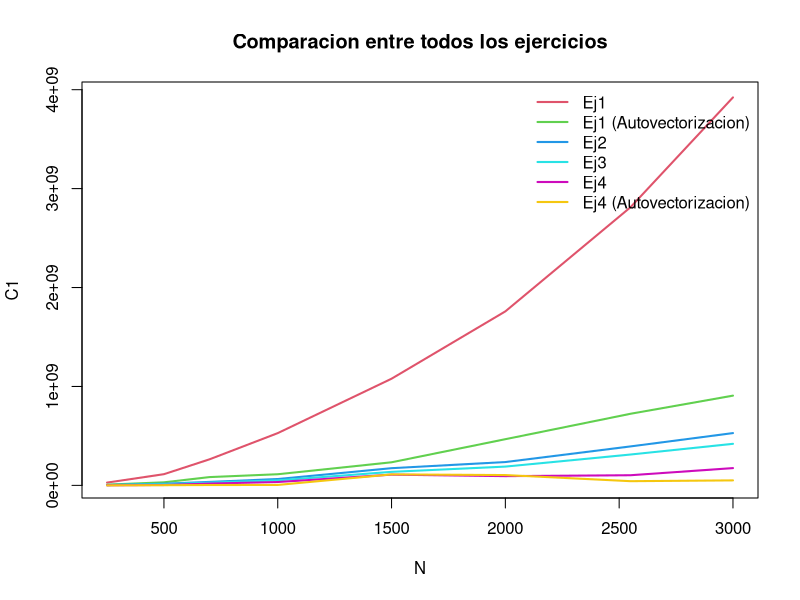

This chart was generated by the following R code:
N=c(250, 500, 700, 1000, 1500, 2000, 2550, 3000)

C1=c(28164101.000000,113231140.000000,263303683.000000,528339887.500000,1078407580.500000,1759118079.000000,2812220305.500000,3921957432.000000)
C1_O=c(7428617.500000,30975920.500000,83759627.000000,112668891.000000,233543985.500000,466967076.000000,724014979.000000,907237432.500000)
C2=c(3610204.000000,16818914.500000,35167427.000000,64418236.000000,173860715.500000,235936169.000000,393964930.500000,528628172.000000)
C3=c(2891981.000000,11456651.500000,27256563.500000,50498441.500000,136785522.500000,189949953.000000,311975937.000000,420176352.500000)
C4=c(1007762.500000,3901103.000000,18139601.000000,34046975.000000,108549038.000000,93416998.000000,102587503.500000,174682326.500000)
C4_2=c(228832.000000,1734499.500000,3474204.500000,4442420.500000,111017152.500000,104270623.500000,42455646.500000,50512340.500000)
plot(N,C1,col=2,type="l",main="Comparacion entre todos los ejercicios",lwd=2)
lines(N,C1_O,col=3,lwd=2)
lines(N,C2,col=4,lwd=2)
lines(N,C3,col=5,lwd=2)
lines(N,C4,col=6,lwd=2)
lines(N,C4_2,col=7,lwd=2)
legend("topright",legend = c("Ej1","Ej1 (Autovectorizacion)","Ej2","Ej3","Ej4","Ej4 (Autovectorizacion)"), col = 2:7, lwd = 2, bty = "n")
